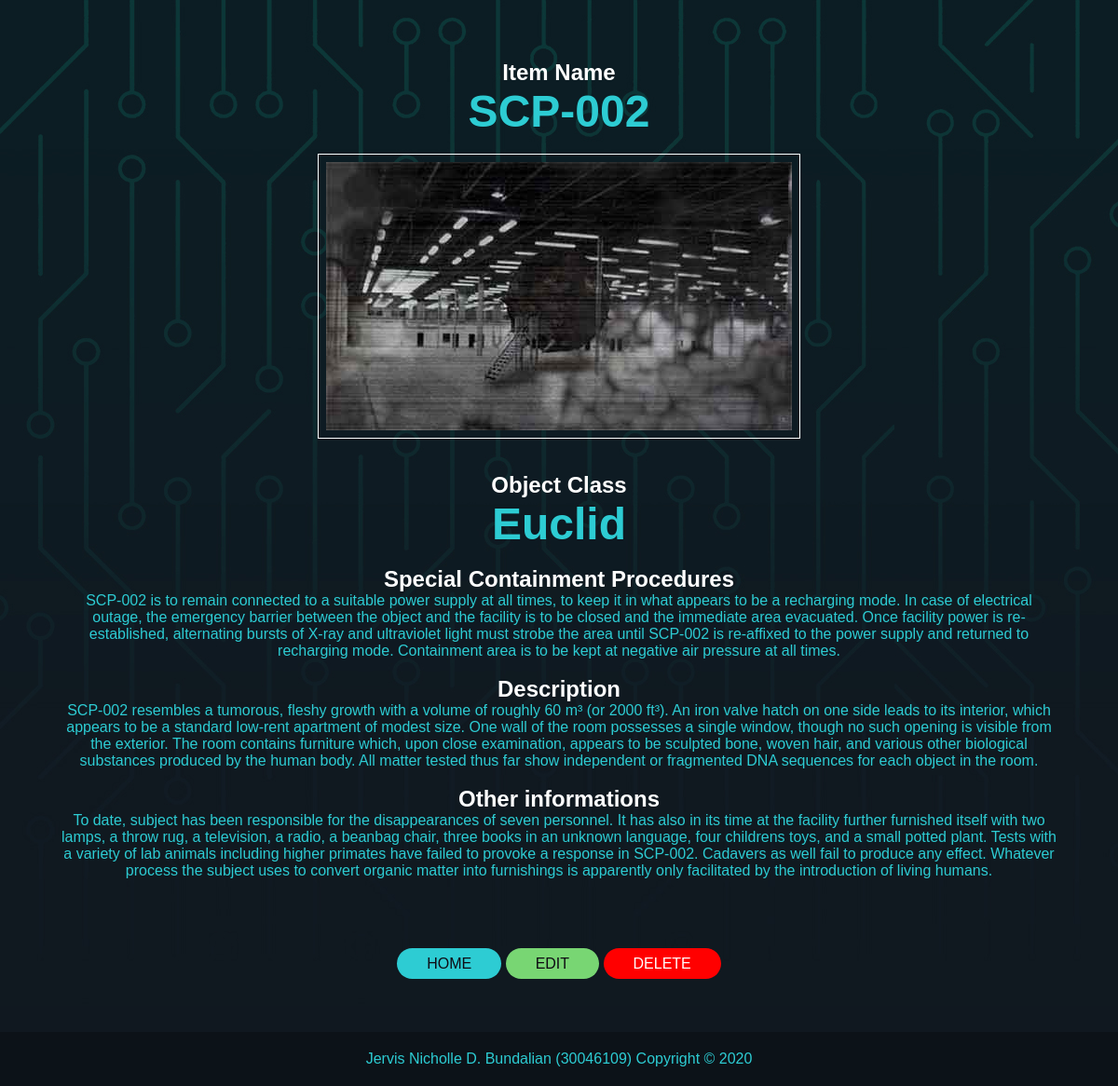
Screenshot of /read.php?id=1 with the database file from the repository.
### tables this page shows
CREATE TABLE `items` (
  `id` int(11) NOT NULL,
  `item` varchar(20) NOT NULL,
  `object` varchar(20) NOT NULL,
  `procedures` text NOT NULL,
  `description` text NOT NULL,
  `reference` text NOT NULL,
  `image` varchar(255) NOT NULL
);

### read.php (the view, shortened to what this page needs)
<!DOCTYPE HTML>
<html>
    <head>
        <link href="src/style.css" rel="stylesheet">
    </head>
    <body>
        <div class="read-container">
            <?php
                if(isset($_GET['id']))
                {
                    include 'config/database.php';
                    $id = $_GET['id'];
                    try
                    {
                        $query = "select id, item, object, procedures, description, reference, image from items where id = ? limit 0,1";
                        $statement = $conn->prepare($query);
                        $statement->bindParam(1,$id);
                        $statement->execute();
                        $row = $statement->fetch(PDO::FETCH_ASSOC);
                        extract($row);
                        $item = $row['item'];
                        $object = $row['object'];
                        $procedures = $row['procedures'];
                        $description = $row['description'];
                        $reference = $row['reference'];
                        $image = $row['image'];
                    }
                    catch(PDOException $exception)
                    {
                        die('ERROR: ' . $exception->getMessage());
                    }
                }
                else
                {
                    die('ERROR: Record Id not found');
                }
            ?>
            <h4 class="sub-header">Item Name</h4>
            <p class="main-content"><?php echo htmlspecialchars($item, ENT_QUOTES); ?></p>
            <br>
            <?php
                if($image == "")
                {
                    echo "<img src='uploads/no-image.jpg' alt='image' width='300px' class='image'>";
                }
                else
                {
                    echo "<img src='uploads/$item.jpg' alt='image' class='image'>";
                }
            ?>
            <br><br>
            <h4 class="sub-header">Object Class</h4>
            <p class="main-content"><?php echo htmlspecialchars($object, ENT_QUOTES); ?></p>
            <br>
            <h4 class="sub-header">Special Containment Procedures</h4>
            <p class="content"><?php echo htmlspecialchars($procedures, ENT_QUOTES); ?></p>
            <br>
            <h4 class="sub-header">Description</h4>
            <p class="content"><?php echo htmlspecialchars($description, ENT_QUOTES); ?></p>
            <br>
            <h4 class="sub-header">Other informations</h4>
            <p class="content"><?php echo htmlspecialchars($reference, ENT_QUOTES); ?></p>
            <br>
        </div>
        <div class="read-btn">
                <a href='index.php' class='btn-read'>Home</a>
                <a href='update.php?id=<?php echo htmlspecialchars($id, ENT_QUOTES); ?>' class='btn-update'>Edit</a>
                <a href='#' onclick='delete_record(<?php echo htmlspecialchars($id, ENT_QUOTES); ?>);' class='btn-delete'>Delete</a>
            </div>
        <footer>
            <p>Jervis Nicholle D. Bundalian (30046109) Copyright &copy; 2020</p>
        </footer>
    </body>
</html>

### src/style.css (style rules this page uses)
html { box-sizing: border-box; font-family: Arial, Helvetica, sans-serif; color: white; }
body { background-image: url("../images/background.jpg"); background-color: #101820; background-repeat: no-repeat; margin: 0; }
.read-container { margin: 4rem 2rem; }
.btn-read { background: #2dccd3; color: #0e0a13; padding: 0.5rem 2rem; text-decoration: none; border: 0; border-radius: 2rem; text-transform: uppercase; font-weight: lighter; font-size: 1rem; }
.btn-update { background: #78d673; color: #0e0a13; padding: 0.5rem 2rem; text-decoration: none; border: 0; border-radius: 2rem; text-transform: uppercase; font-weight: lighter; font-size: 1rem; }
.btn-delete { background: #ff0000; color: #ffffff; padding: 0.5rem 2rem; text-decoration: none; border: 0; border-radius: 2rem; text-transform: uppercase; font-weight: lighter; font-size: 1rem; }
footer { margin-top: 2rem; background: rgba(0,0,0,.25); color: #2dccd3; text-align: center; padding: 0.25rem; }
.sub-header { font-size: 1.5rem; font-weight: bold; padding: 0; margin: 0; color: #fff; text-align: center; }
.main-content { font-size: 3rem; font-weight: bold; padding: 0; margin: 0; color: #2dccd3; text-align: center; }
.content { font-size: 1rem; padding: 0 2rem; margin: 0 20rem 0 0; color: #2dccd3; text-align: center; display: block; margin-left: auto; margin-right: auto; }
.image { border: 1.5px solid #fff; padding: .5rem; max-width: 500px; display: block; margin-left: auto; margin-right: auto; }
.read-btn { margin: 4rem 2rem; text-align: center; }
::placeholder { color: #2dccd3; }

### rows the page displays
items: item "SCP-002", item (picture), object "Euclid", procedures "SCP-002 is to remain connected to a suitable power supply at all times, to keep it in what appears to be a recharging mode. In case of electrical outage, the emergency barrier between the object and the facility is to be closed and the immediate area evacuated. Once facility power is re-established, alternating bursts of X-ray and ultraviolet light must strobe the area until SCP-002 is re-affixed to the power supply and returned to recharging mode. Containment area is to be kept at negative air pressure at all times.", description "SCP-002 resembles a tumorous, fleshy growth with a volume of roughly 60 m³ (or 2000 ft³). An iron valve hatch on one side leads to its interior, which appears to be a standard low-rent apartment of modest size. One wall of the room possesses a single window, though no such opening is visible from the exterior. The room contains furniture which, upon close examination, appears to be sculpted bone, woven hair, and various other biological substances produced by the human body. All matter tested thus far show independent or fragmented DNA sequences for each object in the room.", reference "To date, subject has been responsible for the disappearances of seven personnel. It has also in its time at the facility further furnished itself with two lamps, a throw rug, a television, a radio, a beanbag chair, three books in an unknown language, four childrens toys, and a small potted plant. Tests with a variety of lab animals including higher primates have failed to provoke a response in SCP-002. Cadavers as well fail to produce any effect. Whatever process the subject uses to convert organic matter into furnishings is apparently only facilitated by the introduction of living humans."
